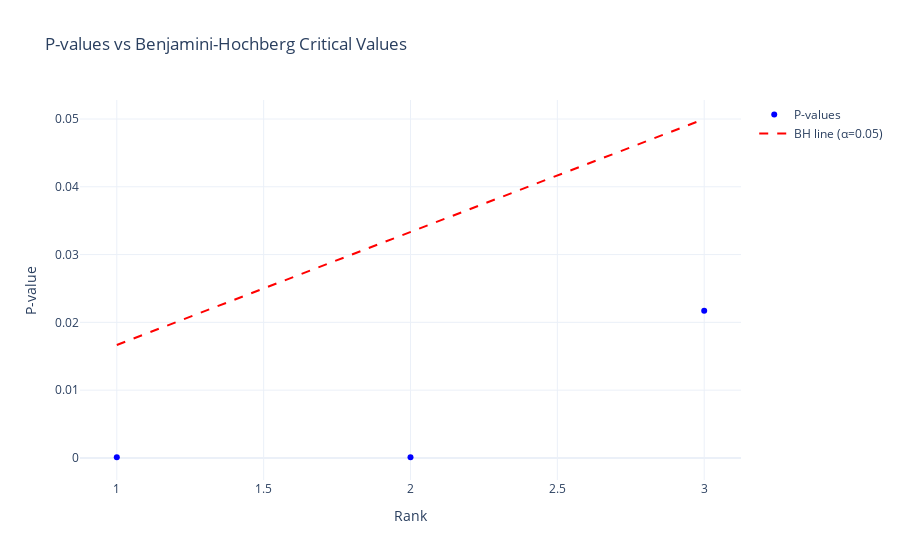

The cell this chart's notebook holds for it:
### Code cell
# Apply Benjamini-Hochberg correction to p-values
p_vals = np.array(p_vals)
n_tests = len(p_vals)
sorted_p_idx = np.argsort(p_vals)
sorted_p_vals = p_vals[sorted_p_idx]

# Calculate BH critical values
bh_values = np.arange(1, n_tests + 1) * alpha / n_tests

# Find largest p-value that is less than corresponding BH critical value
is_significant = sorted_p_vals <= bh_values
if np.any(is_significant):
    max_sig_idx = np.where(is_significant)[0][-1]
    adjusted_alpha = bh_values[max_sig_idx]
    logger.info(f"\nAfter Benjamini-Hochberg correction (alpha={alpha}):")
    logger.info(f"Adjusted significance threshold: {adjusted_alpha:.4f}")
    logger.info(f"First {max_sig_idx+1} comparisons are significant")
else:
    logger.info("\nNo comparisons significant after Benjamini-Hochberg correction")

# Plot p-values against their rank with BH line
fig = go.Figure()

# Plot points
rank = np.arange(1, len(sorted_p_vals) + 1)
fig.add_trace(
    go.Scatter(
        x=rank,
        y=sorted_p_vals,
        mode='markers',
        name='P-values',
        marker=dict(color='blue')
    )
)

# Plot BH line
fig.add_trace(
    go.Scatter(
        x=rank,
        y=bh_values,
        mode='lines',
        name=f'BH line (α={alpha})',
        line=dict(color='red', dash='dash')
    )
)

# Update layout
fig.update_layout(
    title='P-values vs Benjamini-Hochberg Critical Values',
    xaxis_title='Rank',
    yaxis_title='P-value',
    showlegend=True,
    template='plotly_white'
)

fig.show()

### Figure 1 — Plotly figure (JSON) as saved in the notebook; plotly's stock layout.template omitted (floating-point values rounded to 4 significant figures)
{"data": [{"marker": {"color": "blue"}, "mode": "markers", "name": "P-values", "type": "scatter", "x": [1, 2, 3], "y": [9.999e-05, 9.999e-05, 0.0217]}, {"line": {"color": "red", "dash": "dash"}, "mode": "lines", "name": "BH line (α=0.05)", "type": "scatter", "x": [1, 2, 3], "y": [0.01667, 0.03333, 0.05]}], "layout": {"showlegend": true, "title": {"text": "P-values vs Benjamini-Hochberg Critical Values"}, "xaxis": {"title": {"text": "Rank"}}, "yaxis": {"title": {"text": "P-value"}}}}
